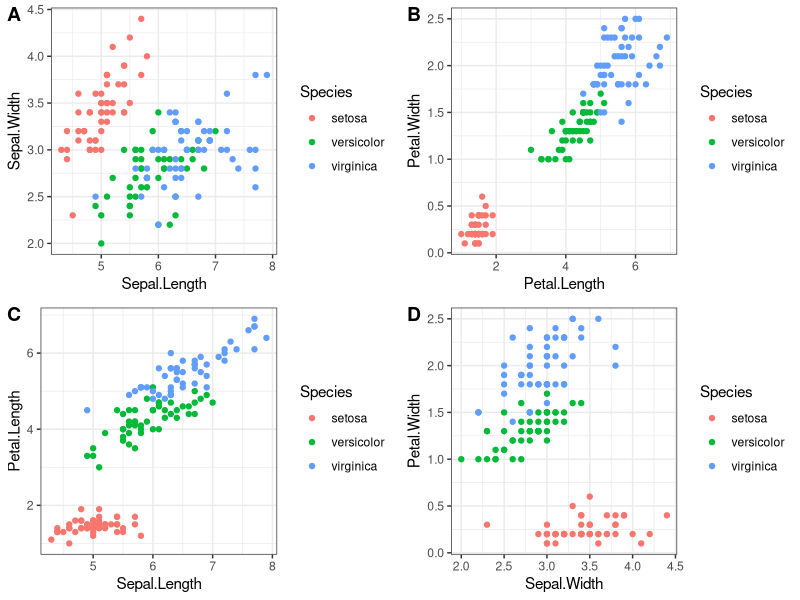
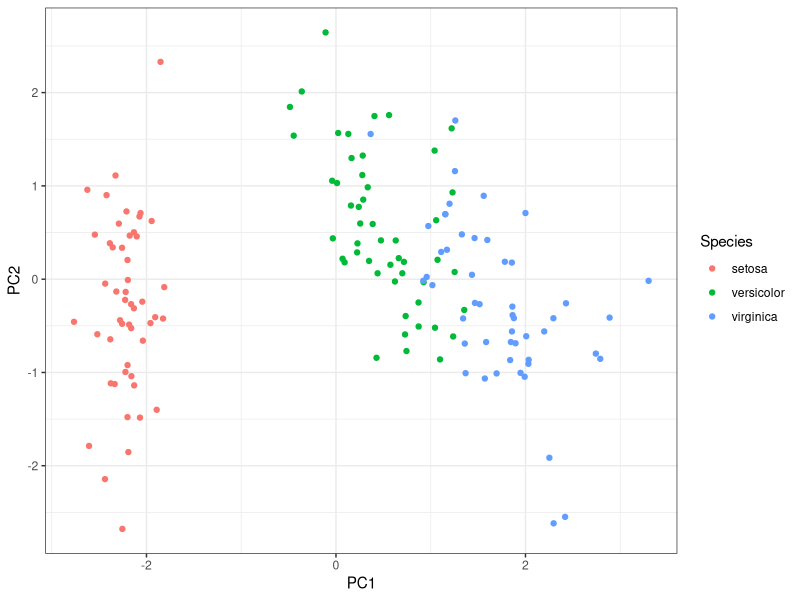
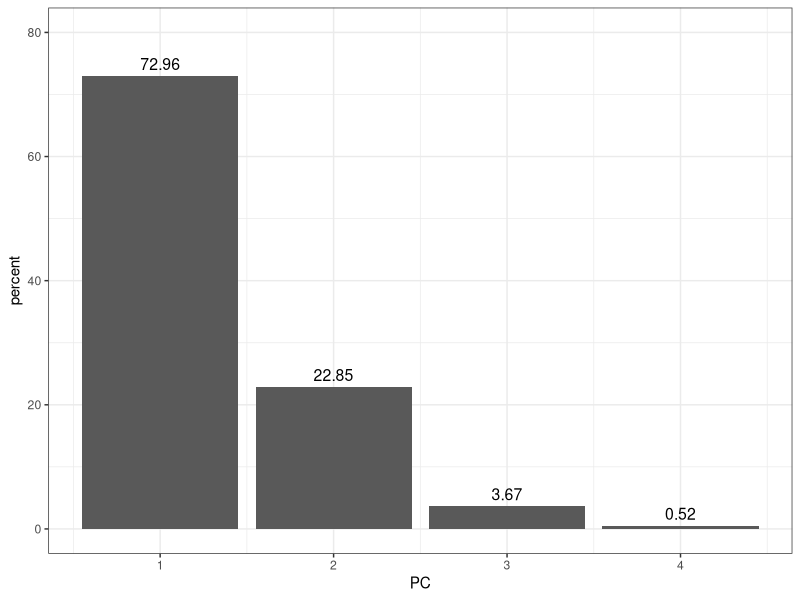

Write R code to recreate these figures, in order. (Note: this script raises an error after producing the figures.)
# Topic 5  PCA

library(ggplot2)
library(cowplot) 
library(dplyr)
library(pROC)
theme_set(theme_bw())

# Load data
data(iris)
p1 <- ggplot(iris, aes(x=Sepal.Length, y=Sepal.Width, color=Species)) + geom_point()
p2 <- ggplot(iris, aes(x=Petal.Length, y=Petal.Width, color=Species)) + geom_point()
p3 <- ggplot(iris, aes(x=Sepal.Length, y=Petal.Length, color=Species)) + geom_point()
p4 <- ggplot(iris, aes(x=Sepal.Width, y=Petal.Width, color=Species)) + geom_point()
plot_grid(p1, p2, p3, p4, labels = "AUTO")

# PCA
iris %>% select(-Species) %>% # remove Species column
  scale() %>%                 # scale to 0 mean and unit variance
  prcomp() ->                 # do PCA
  pca                         # store result as `pca`

pca

# Visualize 
pca_data <- data.frame(pca$x, Species=iris$Species)
ggplot(pca_data, aes(x=PC1, y=PC2, color=Species)) + geom_point()

# Variation of PC
percent <- 100*pca$sdev^2/sum(pca$sdev^2)
perc_data <- data.frame(percent=percent, PC=1:length(percent))
ggplot(perc_data, aes(x=PC, y=percent)) + 
  geom_bar(stat="identity") + 
  geom_text(aes(label=round(percent, 2)), size=4, vjust=-.5) + 
  ylim(0, 80)


# Ex: PCA

# Load data
data(Boston)
Boston %>% select(-medv) %>% 
  scale() %>%                 
  prcomp() ->               
  pca

# Visualize 
pca_data <- data.frame(pca$x, medv=Boston$medv)
ggplot(pca_data, aes(x=PC1, y=PC2, color=medv)) + geom_point()

# Variation of PC
percent <- 100*pca$sdev^2/sum(pca$sdev^2)
perc_data <- data.frame(percent=percent, PC=1:length(percent))
ggplot(perc_data, aes(x=PC, y=percent)) + 
  geom_bar(stat="identity") + 
  geom_text(aes(label=round(percent, 2)), size=4, vjust=-.5) + 
  ylim(0, 80)

